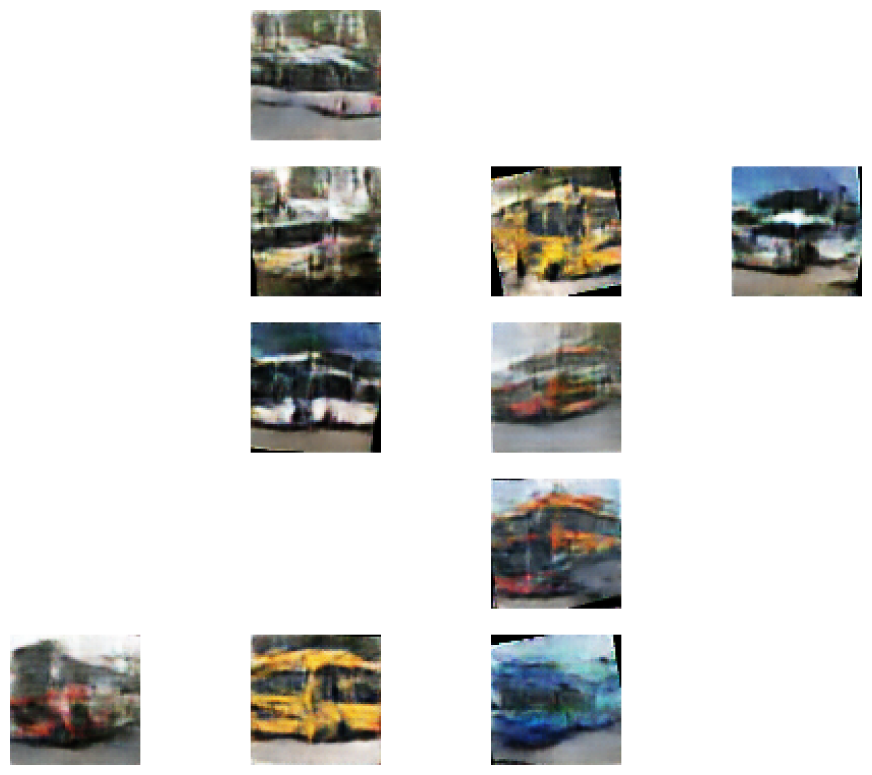
#> input picture DCGAN_gridbatch/motorbus/motorbus_samples_3.png, 2615 x 2325 px, found by its file name (shown at 1/3 size)
$ jupyter execute --allow-errors Make_imgSet.ipynb
#> lines starting #> are read from the running program, lines starting #| are printed output that depends on the picture
[cell 1]
import matplotlib.pyplot as plt
from PIL import Image
import os
import random

path = 'sample_images_random_init/motorbus/motorbus_samples_3.png'
test_image = Image.open(path)
#> test_image is the input picture: PIL image 2615x2325 RGBA; mean R, G, B, A 218.5, 218.5, 216.6, 64.1
test_image_resized = test_image.resize((128, 128))  # Resize to 128x128
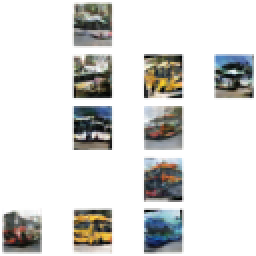
#> test_image_resized: PIL image 128x128 RGBA (shown 2 times larger); mean R, G, B, A 32.1, 32.1, 30.1, 64.1; transparent parts drawn white
# Print the image size (width, height)
print("Image size (width, height):", test_image.size)
#| Image size (width, height): (2615, 2325)
print("Resized image size (width, height):", test_image_resized.size)
#| Resized image size (width, height): (128, 128)

# Optionally, display the image
plt.imshow(test_image_resized)
plt.axis('off')  # Turn off axis labels
plt.show()

#airplane Image size (width, height): (4464, 1770) -> (128,128)
#bicycle Image size (width, height): (4464, 1770) -> (128,128)
